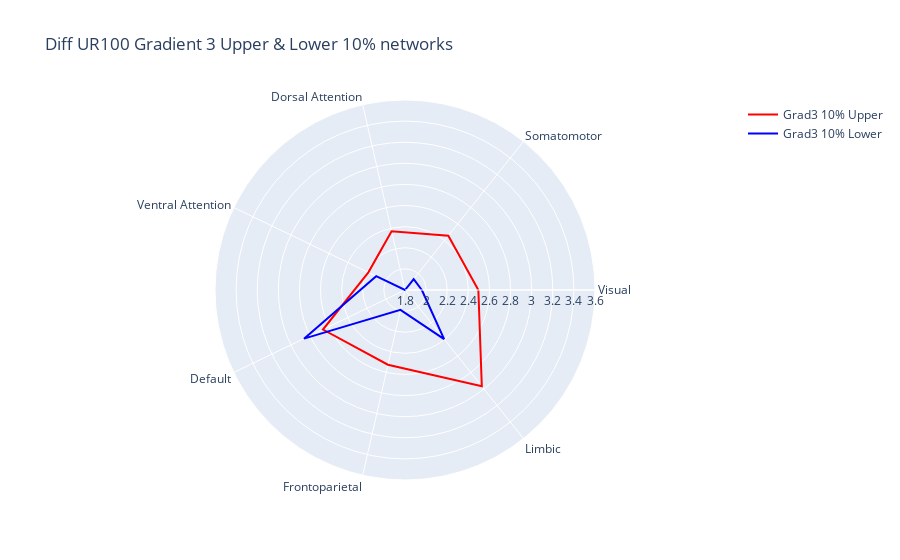

Notebook code cell kept with this figure:
### Code cell
fig = go.Figure()

fig.add_trace(go.Scatterpolar(r=grad3_10_network_df['Grad3 10% Upper'].values.tolist() + grad3_10_network_df['Grad3 10% Upper'].values.tolist()[:1], theta=grad3_10_network_df['networks'].tolist() + grad3_10_network_df['networks'].tolist()[:1], mode = 'lines', line_color = 'red', name='Grad3 10% Upper'))
fig.add_trace(go.Scatterpolar(r=grad3_10_network_df['Grad3 10% Lower'].values.tolist() + grad3_10_network_df['Grad3 10% Lower'].values.tolist()[:1], theta=grad3_10_network_df['networks'].tolist() + grad3_10_network_df['networks'].tolist()[:1], mode = 'lines', line_color = 'blue', name='Grad3 10% Lower'))

fig.update_layout(polar=dict(radialaxis=dict(visible=True, range=[1.8, 3.6])),title = 'Diff UR100 Gradient 3 Upper & Lower 10% networks', showlegend=True)

fig.show()
fig.write_image(fig_path+'Diff_UR100_Gradient3_Upper&Lower_10%_networks.png')

### Figure 1 — Plotly figure (JSON) as saved in the notebook; plotly's stock layout.template omitted (floating-point values rounded to 4 significant figures)
{"data": [{"line": {"color": "red"}, "mode": "lines", "name": "Grad3 10% Upper", "r": [2.495, 2.458, 2.371, 2.185, 2.663, 2.526, 2.967, 2.495], "theta": ["Visual", "Somatomotor", "Dorsal Attention", "Ventral Attention", "Default", "Frontoparietal", "Limbic", "Visual"], "type": "scatterpolar"}, {"line": {"color": "blue"}, "mode": "lines", "name": "Grad3 10% Lower", "r": [1.96, 1.932, 1.653, 2.103, 2.862, 1.993, 2.394, 1.96], "theta": ["Visual", "Somatomotor", "Dorsal Attention", "Ventral Attention", "Default", "Frontoparietal", "Limbic", "Visual"], "type": "scatterpolar"}], "layout": {"autosize": true, "polar": {"angularaxis": {"type": "category"}, "radialaxis": {"autorange": false, "range": [1.8, 3.6], "type": "linear", "visible": true}}, "showlegend": true, "title": {"text": "Diff UR100 Gradient 3 Upper & Lower 10% networks"}}}
